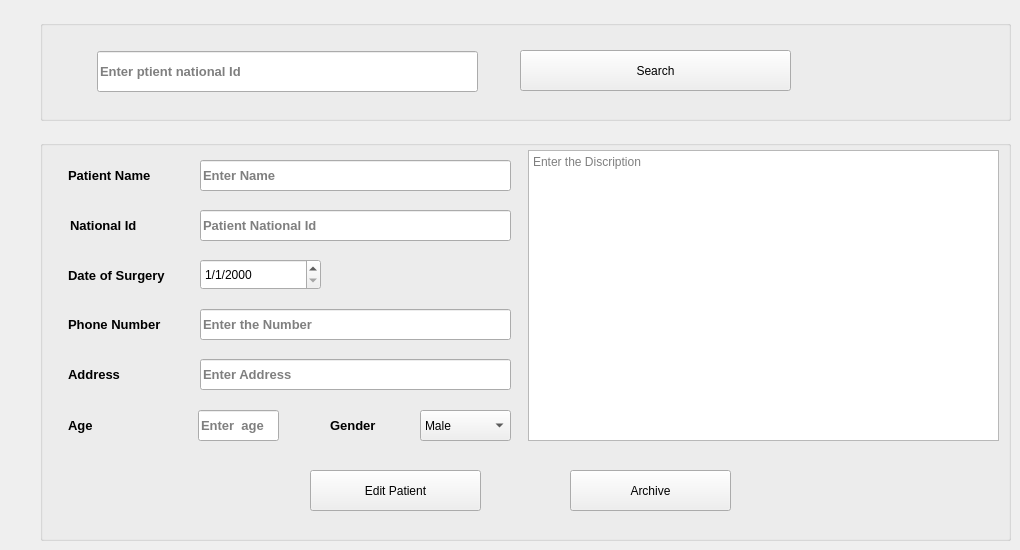
      <widget class="QWidget" name="tab_9">
       <attribute name="title">
        <string>Edit / Archive </string>
       </attribute>
       <widget class="QGroupBox" name="groupBox_3">
        <property name="geometry">
         <rect>
          <x>40</x>
          <y>20</y>
          <width>971</width>
          <height>101</height>
         </rect>
        </property>
        <property name="title">
         <string/>
        </property>
        <widget class="QLineEdit" name="lineEdit_10">
         <property name="geometry">
          <rect>
           <x>57</x>
           <y>31</y>
           <width>381</width>
           <height>41</height>
          </rect>
         </property>
         <property name="font">
          <font>
           <pointsize>10</pointsize>
           <weight>75</weight>
           <bold>true</bold>
          </font>
         </property>
         <property name="placeholderText">
          <string>Enter ptient national Id</string>
         </property>
        </widget>
        <widget class="QPushButton" name="pushButton_9">
         <property name="geometry">
          <rect>
           <x>480</x>
           <y>30</y>
           <width>271</width>
           <height>41</height>
          </rect>
         </property>
         <property name="styleSheet">
          <string notr="true"/>
         </property>
         <property name="text">
          <string>Search</string>
         </property>
         <property name="icon">
          <iconset resource="icons.qrc">
           <normaloff>:/imag/sear.png</normaloff>:/imag/sear.png</iconset>
         </property>
         <property name="iconSize">
          <size>
           <width>40</width>
           <height>40</height>
          </size>
         </property>
        </widget>
       </widget>
       <widget class="QGroupBox" name="groupBox_4">
        <property name="geometry">
         <rect>
          <x>40</x>
          <y>140</y>
          <width>971</width>
          <height>401</height>
         </rect>
        </property>
        <property name="styleSheet">
         <string notr="true"/>
        </property>
        <property name="title">
         <string/>
        </property>
        <widget class="QPushButton" name="pushButton_10">
         <property name="geometry">
          <rect>
           <x>530</x>
           <y>330</y>
           <width>161</width>
           <height>41</height>
          </rect>
         </property>
         <property name="styleSheet">
          <string notr="true"/>
         </property>
         <property name="text">
          <string>Archive</string>
         </property>
         <property name="icon">
          <iconset>
           <normaloff>:/imag/ar.png</normaloff>:/imag/ar.png</iconset>
         </property>
         <property name="iconSize">
          <size>
           <width>30</width>
           <height>30</height>
          </size>
         </property>
        </widget>
        <widget class="QLabel" name="label_41">
         <property name="geometry">
          <rect>
           <x>28</x>
           <y>219</y>
           <width>111</width>
           <height>31</height>
          </rect>
         </property>
         <property name="font">
          <font>
           <pointsize>10</pointsize>
           <weight>75</weight>
           <bold>true</bold>
          </font>
         </property>
         <property name="styleSheet">
          <string notr="true"/>
         </property>
         <property name="text">
          <string>Address</string>
         </property>
        </widget>
        <widget class="QTextEdit" name="textEdit">
         <property name="geometry">
          <rect>
           <x>488</x>
           <y>10</y>
           <width>471</width>
           <height>291</height>
          </rect>
         </property>
         <property name="placeholderText">
          <string>Enter the Discription</string>
         </property>
        </widget>
        <widget class="QLabel" name="label_40">
         <property name="geometry">
          <rect>
           <x>28</x>
           <y>169</y>
           <width>111</width>
           <height>31</height>
          </rect>
         </property>
         <property name="font">
          <font>
           <pointsize>10</pointsize>
           <weight>75</weight>
           <bold>true</bold>
          </font>
         </property>
         <property name="styleSheet">
          <string notr="true"/>
         </property>
         <property name="text">
          <string>Phone Number</string>
         </property>
        </widget>
        <widget class="QPushButton" name="pushButton_8">
         <property name="geometry">
          <rect>
           <x>270</x>
           <y>330</y>
           <width>171</width>
           <height>41</height>
          </rect>
         </property>
         <property name="styleSheet">
          <string notr="true"/>
         </property>
         <property name="text">
          <string>Edit Patient</string>
         </property>
        </widget>
        <widget class="QLabel" name="label_69">
         <property name="geometry">
          <rect>
           <x>290</x>
           <y>270</y>
           <width>61</width>
           <height>31</height>
          </rect>
         </property>
         <property name="font">
          <font>
           <pointsize>10</pointsize>
           <weight>75</weight>
           <bold>true</bold>
          </font>
         </property>
         <property name="styleSheet">
          <string notr="true"/>
         </property>
         <property name="text">
          <string>Gender</string>
         </property>
        </widget>
        <widget class="QLabel" name="label_39">
         <property name="geometry">
          <rect>
           <x>28</x>
           <y>120</y>
           <width>111</width>
           <height>31</height>
          </rect>
         </property>
         <property name="font">
          <font>
           <pointsize>10</pointsize>
           <weight>75</weight>
           <bold>true</bold>
          </font>
         </property>
         <property name="styleSheet">
          <string notr="true"/>
         </property>
         <property name="text">
          <string>Date of Surgery</string>
         </property>
        </widget>
        <widget class="QLabel" name="label_44">
         <property name="geometry">
          <rect>
           <x>28</x>
           <y>20</y>
           <width>111</width>
           <height>31</height>
          </rect>
         </property>
         <property name="font">
          <font>
           <pointsize>10</pointsize>
           <weight>75</weight>
           <bold>true</bold>
          </font>
         </property>
         <property name="styleSheet">
          <string notr="true"/>
         </property>
         <property name="text">
          <string>Patient Name</string>
         </property>
        </widget>
        <widget class="QLineEdit" name="lineEdit_14">
         <property name="geometry">
          <rect>
           <x>160</x>
           <y>169</y>
           <width>311</width>
           <height>31</height>
          </rect>
         </property>
         <property name="font">
          <font>
           <pointsize>10</pointsize>
           <weight>75</weight>
           <bold>true</bold>
          </font>
         </property>
         <property name="placeholderText">
          <string>Enter the Number</string>
         </property>
        </widget>
        <widget class="QLineEdit" name="lineEdit_39">
         <property name="geometry">
          <rect>
           <x>158</x>
           <y>270</y>
           <width>81</width>
           <height>31</height>
          </rect>
         </property>
         <property name="font">
          <font>
           <pointsize>10</pointsize>
           <weight>75</weight>
           <bold>true</bold>
          </font>
         </property>
         <property name="text">
          <string/>
         </property>
         <property name="placeholderText">
          <string>Enter  age</string>
         </property>
        </widget>
        <widget class="QLabel" name="label_70">
         <property name="geometry">
          <rect>
           <x>28</x>
           <y>270</y>
           <width>111</width>
           <height>31</height>
          </rect>
         </property>
         <property name="font">
          <font>
           <pointsize>10</pointsize>
           <weight>75</weight>
           <bold>true</bold>
          </font>
         </property>
         <property name="styleSheet">
          <string notr="true"/>
         </property>
         <property name="text">
          <string>Age</string>
         </property>
        </widget>
        <widget class="QLineEdit" name="lineEdit_13">
         <property name="geometry">
          <rect>
           <x>160</x>
           <y>219</y>
           <width>311</width>
           <height>31</height>
          </rect>
         </property>
         <property name="font">
          <font>
           <pointsize>10</pointsize>
           <weight>75</weight>
           <bold>true</bold>
          </font>
         </property>
         <property name="placeholderText">
          <string>Enter Address</string>
         </property>
        </widget>
        <widget class="QLineEdit" name="lineEdit_12">
         <property name="geometry">
          <rect>
           <x>160</x>
           <y>20</y>
           <width>311</width>
           <height>31</height>
          </rect>
         </property>
         <property name="font">
          <font>
           <pointsize>10</pointsize>
           <weight>75</weight>
           <bold>true</bold>
          </font>
         </property>
         <property name="placeholderText">
          <string>Enter Name</string>
         </property>
        </widget>
        <widget class="QComboBox" name="comboBox_4">
         <property name="geometry">
          <rect>
           <x>380</x>
           <y>270</y>
           <width>91</width>
           <height>31</height>
          </rect>
         </property>
         <item>
          <property name="text">
           <string>Male</string>
          </property>
         </item>
         <item>
          <property name="text">
           <string>Female</string>
          </property>
         </item>
        </widget>
        <widget class="QDateEdit" name="dateEdit_2">
         <property name="geometry">
          <rect>
           <x>160</x>
           <y>119</y>
           <width>121</width>
           <height>31</height>
          </rect>
         </property>
         <property name="displayFormat">
          <string>d/M/yyyy</string>
         </property>
        </widget>
        <widget class="QLineEdit" name="lineEdit_35">
         <property name="geometry">
          <rect>
           <x>160</x>
           <y>70</y>
           <width>311</width>
           <height>31</height>
          </rect>
         </property>
         <property name="font">
          <font>
           <pointsize>10</pointsize>
           <weight>75</weight>
           <bold>true</bold>
          </font>
         </property>
         <property name="placeholderText">
          <string>Patient National Id </string>
         </property>
        </widget>
        <widget class="QLabel" name="label_61">
         <property name="geometry">
          <rect>
           <x>30</x>
           <y>70</y>
           <width>111</width>
           <height>31</height>
          </rect>
         </property>
         <property name="font">
          <font>
           <pointsize>10</pointsize>
           <weight>75</weight>
           <bold>true</bold>
          </font>
         </property>
         <property name="styleSheet">
          <string notr="true"/>
         </property>
         <property name="text">
          <string>National Id</string>
         </property>
        </widget>
       </widget>
      </widget>
